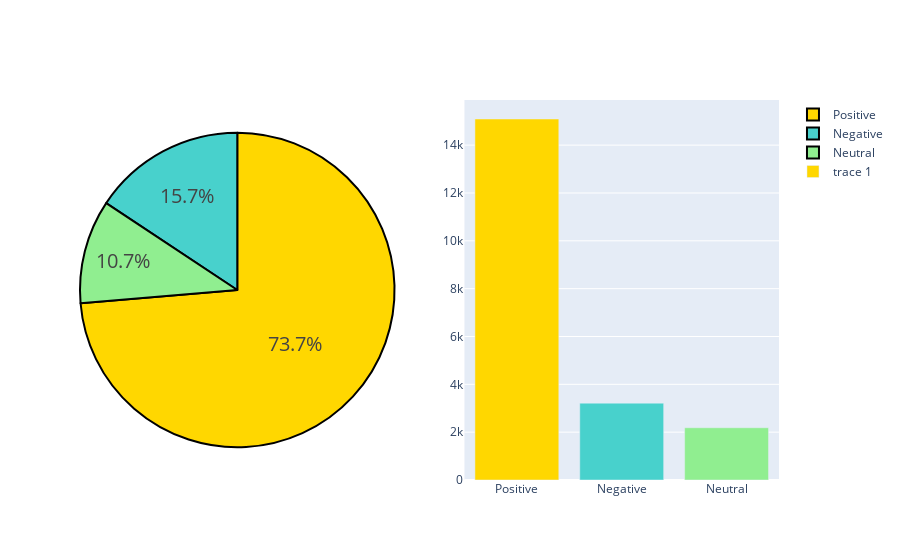

Here is the notebook cell this chart was saved with:
### Markdown cell above
<div style="background-color:rgb(37, 129, 126); padding: 15px; border-radius: 10px; color: white;">

### **Target Count**

How many targets do we have? Learning this information will give us an idea about the model we will build. It will also provide guidance on our methods of analyzing data.

</div>

### Code cell
fig = make_subplots(rows=1, cols=2, specs=[[{"type": "pie"}, {"type": "bar"}]])
colors = ['gold', 'mediumturquoise', 'lightgreen'] # darkorange
fig.add_trace(go.Pie(labels=df.label_name.value_counts().index,
                             values=df.label.value_counts().values), 1, 1)

fig.update_traces(hoverinfo='label+percent', textfont_size=20,
                  marker=dict(colors=colors, line=dict(color='#000000', width=2)))

fig.add_trace(go.Bar(x=df.label_name.value_counts().index, y=df.label.value_counts().values, marker_color = colors), 1,2)

fig.show()

### Figure 1 — Plotly figure (JSON) as saved in the notebook; plotly's stock layout.template omitted (floating-point values rounded to 4 significant figures)
{"data": [{"domain": {"x": [0, 0.45], "y": [0, 1]}, "hoverinfo": "label+percent", "labels": ["Positive", "Negative", "Neutral"], "marker": {"colors": ["gold", "mediumturquoise", "lightgreen"], "line": {"color": "#000000", "width": 2}}, "textfont": {"size": 20}, "type": "pie", "values": [15093, 3214, 2184]}, {"marker": {"color": ["gold", "mediumturquoise", "lightgreen"]}, "type": "bar", "x": ["Positive", "Negative", "Neutral"], "xaxis": "x", "y": [15093, 3214, 2184], "yaxis": "y"}], "layout": {"xaxis": {"anchor": "y", "domain": [0.55, 1]}, "yaxis": {"anchor": "x", "domain": [0, 1]}}}
